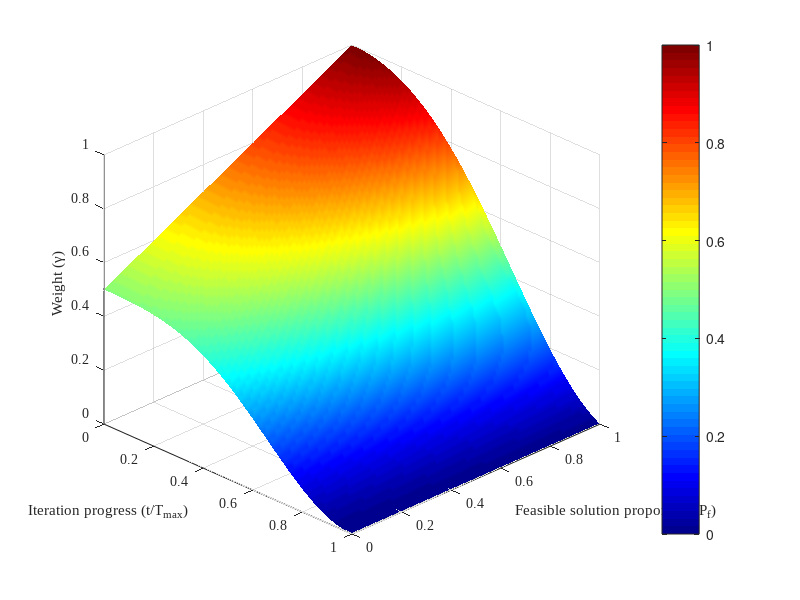

This figure's MATLAB source:
clear
clc

% 设置 P_t 和 P_f 的范围
P_t = linspace(0, 1, 100);  % 迭代进度
P_f = linspace(0, 1, 100);  % 可行解比例

% 计算 gamma
[T, P] = meshgrid(P_t, P_f);
alpha = 0.5 * (1 - cos(pi * (1 - T)));
beta = 1 ./ ( (T).^2 + 1) - 0.5;
gamma = alpha .* (1 - beta) + P .* beta;

% 绘制曲面图
figure('Color','w');
surf(T, P, gamma);

shading interp;  % 平滑曲面颜色

xlabel('Iteration progress (t/T_{max})');
ylabel('Feasible solution proportion (P_f)');
zlabel('Weight (\gamma)');
% title('Influence of P_f and P_t on \gamma');
colorbar;

% 美化图形
colormap jet;  % 使用jet颜色图
axis tight;  % 自动调整坐标轴范围
view(45, 30);  % 设置视角，提升效果
set(gca,'FontName','Times New Roman','FontSize',10);
set(gca,'LooseInset',[0.01 0.01 0.01 0.01])
set(gcf,'renderer','painters')
